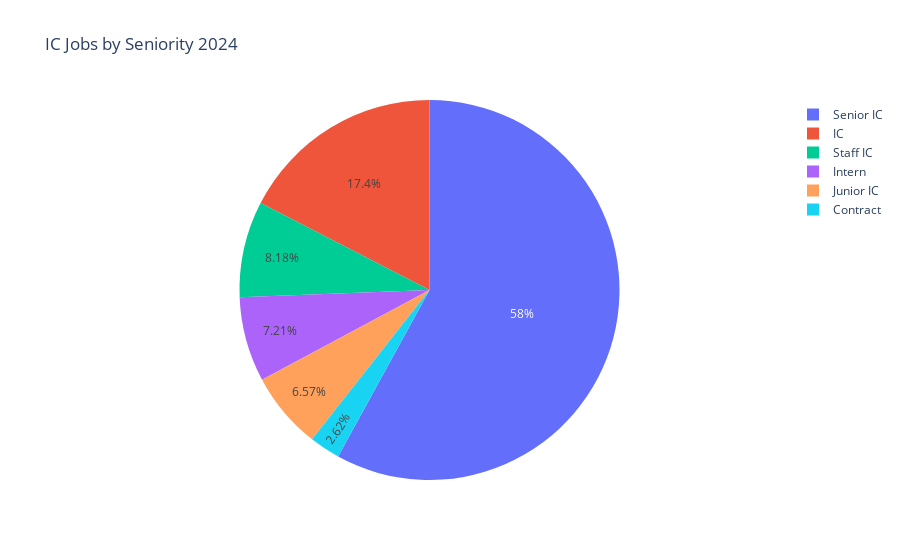

Notebook cell for this chart:
### Code cell
fig = px.pie(counts_2024, values='len', names='seniority', title='IC Jobs by Seniority 2024')
fig.show()

### Figure 1 — Plotly figure (JSON) as saved in the notebook; plotly's stock layout.template omitted (floating-point values rounded to 4 significant figures)
{"data": [{"domain": {"x": [0, 1], "y": [0, 1]}, "hovertemplate": "seniority=%{label}<br>len=%{value}<extra></extra>", "labels": ["Contract", "Junior IC", "Intern", "Staff IC", "IC", "Senior IC"], "legendgroup": "", "name": "", "showlegend": true, "type": "pie", "values": [401, 1006, 1105, 1253, 2672, 8885]}], "layout": {"autosize": true, "legend": {"tracegroupgap": 0}, "title": {"text": "IC Jobs by Seniority 2024"}}}
